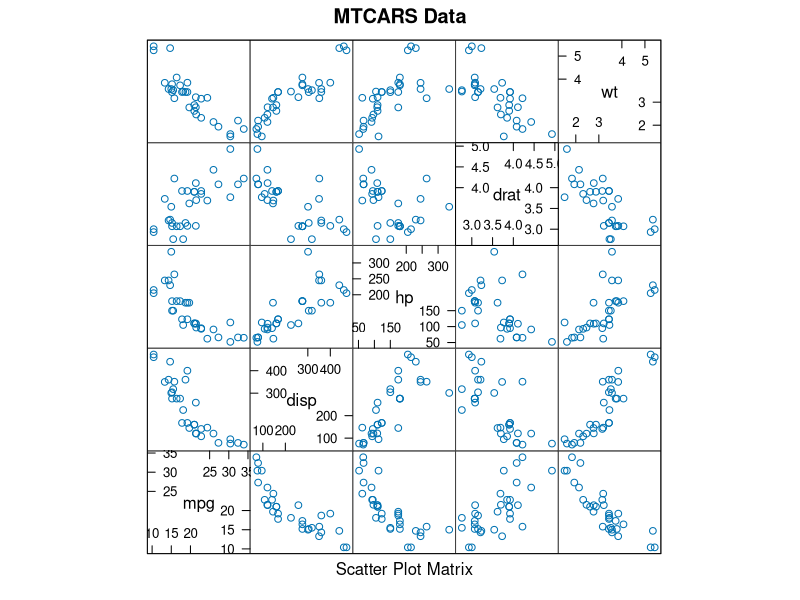
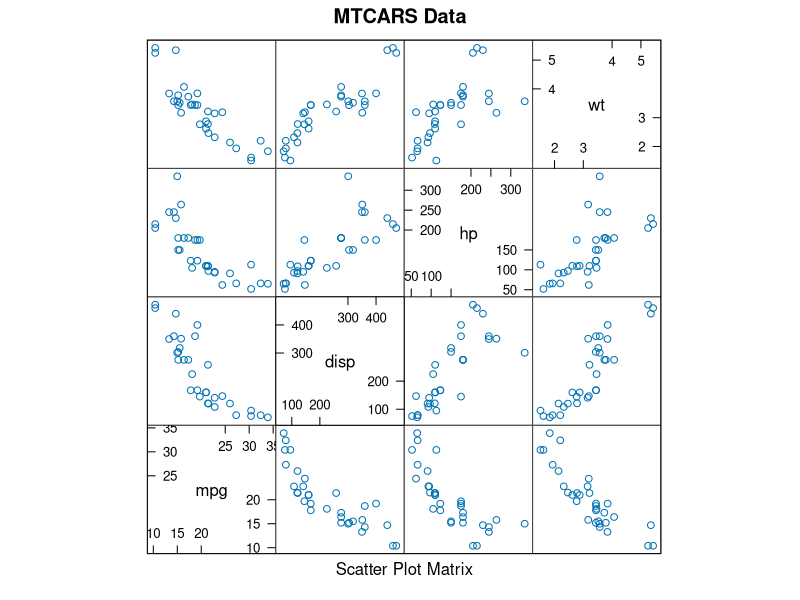
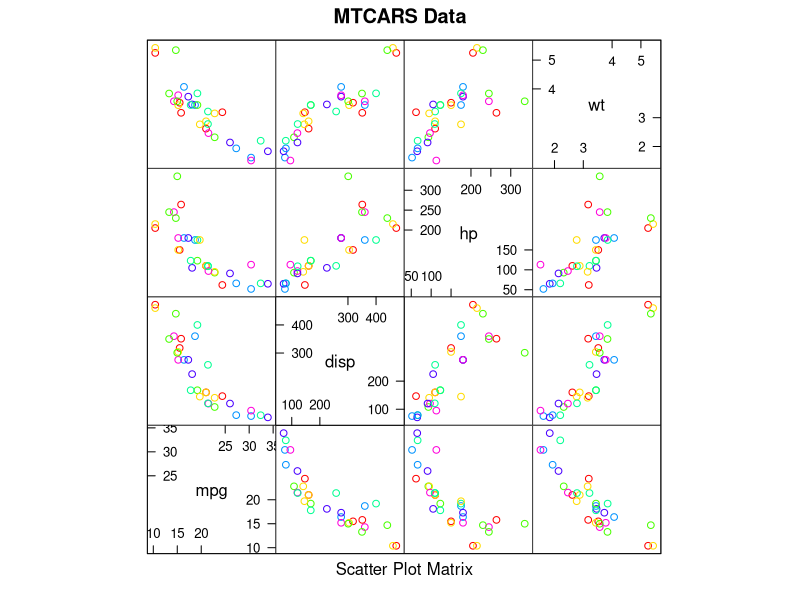
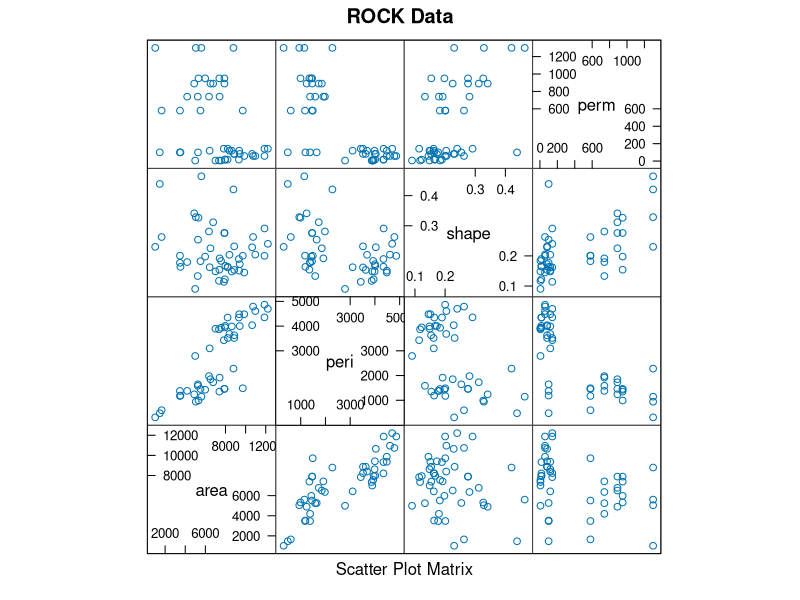

These figures' R source, in order:
require(lattice)
attach(mtcars)
print(splom(mtcars[c(1,3,4,5,6)], main="MTCARS Data"))
print(splom(mtcars[c(1,3,4,6)], main="MTCARS Data"))
print(splom(mtcars[c(1,3,4,6)], col=rainbow(7),main="MTCARS Data"))
detach(mtcars)
attach(rock)
print(splom(rock[c(1,2,3,4)], main="ROCK Data"))
detach(rock)